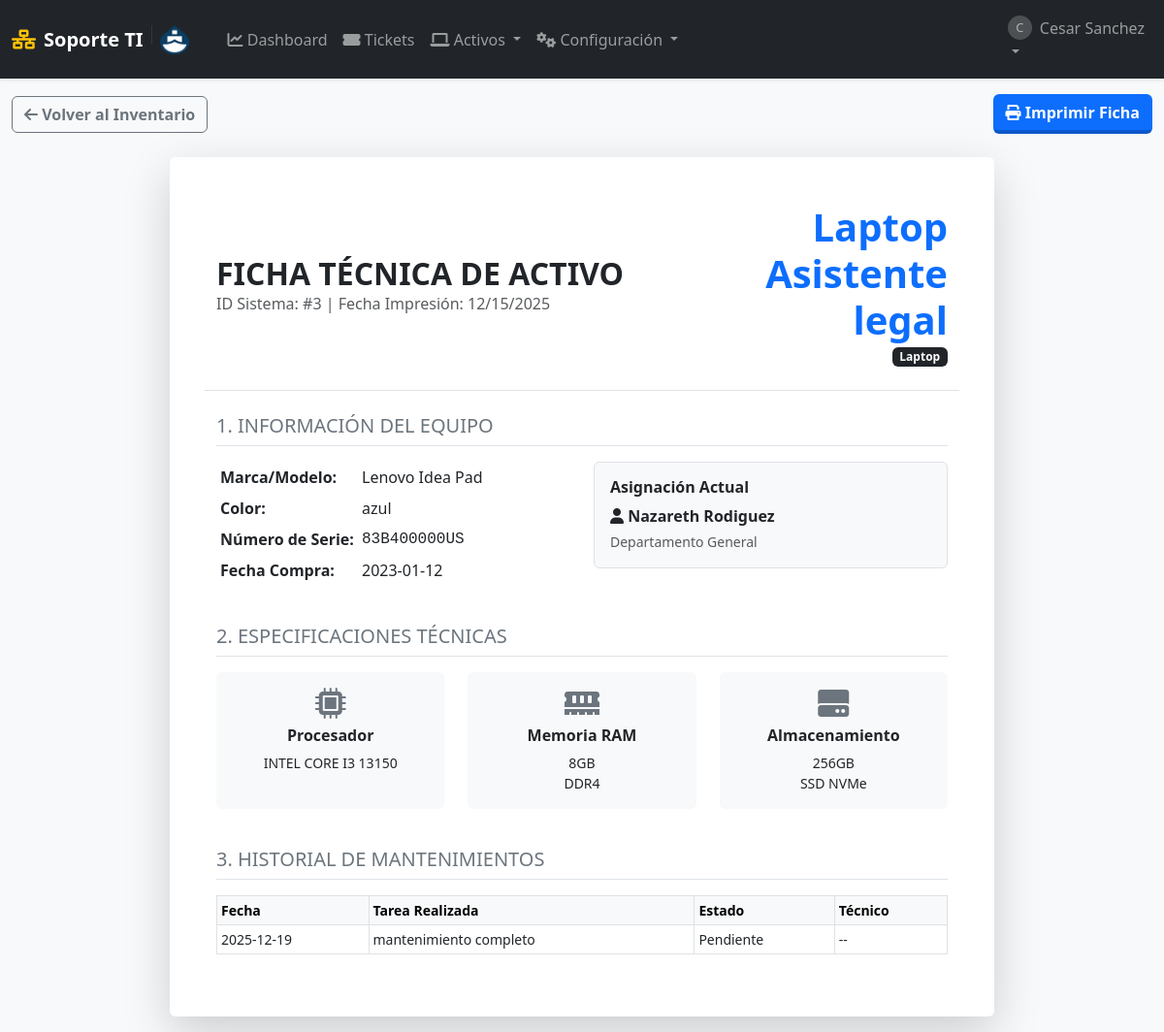
/equipos/ver/3 (signed in), run on an earlier commit of the app's database.
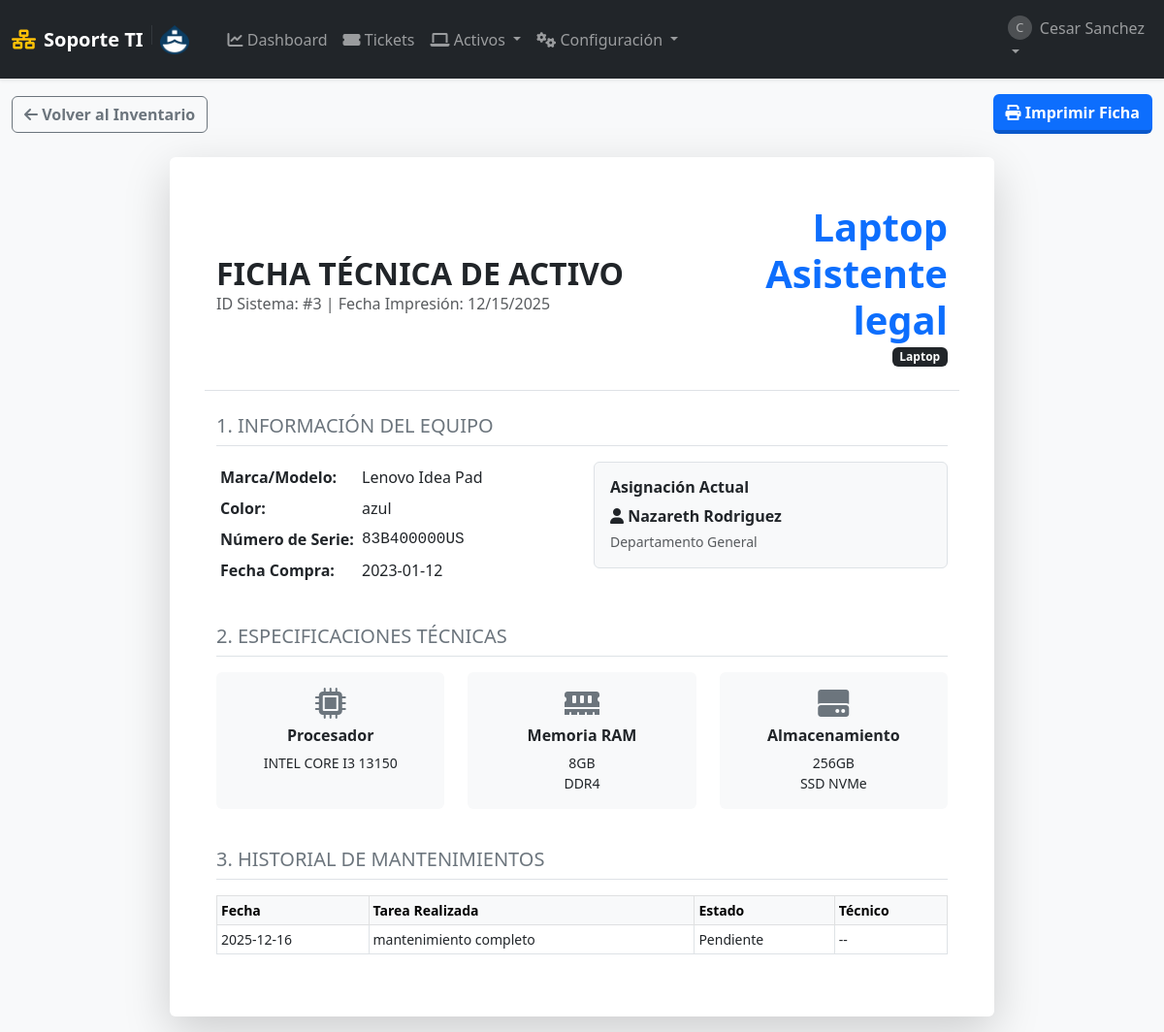
And on a later commit of the database.
### tables this page shows
CREATE TABLE usuarios (
            id INTEGER PRIMARY KEY AUTOINCREMENT,
            username TEXT UNIQUE NOT NULL,
            email TEXT UNIQUE,
            password_hash TEXT NOT NULL,
            role TEXT NOT NULL DEFAULT 'user' CHECK(role IN ('admin', 'user', 'tecnico')),
            departamento TEXT,
            fecha_creacion TIMESTAMP DEFAULT CURRENT_TIMESTAMP
        );

CREATE TABLE mantenimientos (
            id INTEGER PRIMARY KEY AUTOINCREMENT,
            equipo_id INTEGER NOT NULL,
            titulo TEXT NOT NULL,
            fecha_programada DATE NOT NULL,
            estado TEXT DEFAULT 'Pendiente',
            tecnico_asignado_id INTEGER, motivo_reprogramacion TEXT,
            FOREIGN KEY (equipo_id) REFERENCES equipos (id) ON DELETE CASCADE,
            FOREIGN KEY (tecnico_asignado_id) REFERENCES usuarios (id) ON DELETE SET NULL
        );

### app.py (the view)
@app.route('/equipos/ver/<int:equipo_id>')
@login_required
def ver_equipo(equipo_id):
    db = get_db()
    equipo = db.execute("SELECT e.*, u.username as usuario_asignado, u.departamento FROM equipos e LEFT JOIN usuarios u ON e.usuario_asignado_id = u.id WHERE e.id = ?", (equipo_id,)).fetchone()
    if not equipo:
        flash('Equipo no encontrado.', 'danger')
        return redirect(url_for('lista_equipos'))
    historial = db.execute("SELECT * FROM mantenimientos WHERE equipo_id = ? ORDER BY fecha_programada DESC", (equipo_id,)).fetchall()
    return render_template('ver_equipo.html', equipo=equipo, historial=historial)

### app.py (called while the page is built)
def get_db():
    if 'db' not in g:
        g.db = sqlite3.connect(app.config['DB_FILE'])
        g.db.row_factory = sqlite3.Row
        g.db.execute("PRAGMA foreign_keys = ON")
    return g.db

def login_required(f):
    @wraps(f)
    def decorated_function(*args, **kwargs):
        if 'user_id' not in session:
            flash('Por favor, inicia sesión.', 'warning')
            return redirect(url_for('login'))
        return f(*args, **kwargs)
    return decorated_function

### templates/ver_equipo.html (shortened to what the changed rows need)
{% extends "layout.html" %}
{% block content %}
<div class="card shadow-lg border-0 mx-auto ficha-tecnica" style="max-width: 850px;">
    <div class="card-body p-5">
        <div class="row border-bottom pb-4 mb-4 align-items-center">
            <div class="col-8">
                <h2 class="fw-bold text-uppercase mb-0">Ficha Técnica de Activo</h2>
            </div>
        </div>
        <div class="row mb-4">
            <div class="col-md-6">
                <div class="p-3 bg-light rounded border">
                    {% if equipo.usuario_asignado %}
                        <p class="mb-1"><i class="fas fa-user"></i> <strong>{{ equipo.usuario_asignado }}</strong></p>
                        <p class="mb-0 small text-muted">{{ equipo.departamento or 'Departamento General' }}</p>
                    {% else %}
                        <p class="text-success mb-0"><i class="fas fa-box"></i> Disponible en Stock</p>
                    {% endif %}
                </div>
            </div>
        </div>
        <table class="table table-bordered table-sm small">
            <thead class="table-light">
                <tr>
                    <th>Fecha</th>
                    <th>Tarea Realizada</th>
                    <th>Estado</th>
                    <th>Técnico</th>
                </tr>
            </thead>
            <tbody>
                {% for mant in historial %}
                <tr>
                    <td>{{ mant.fecha_programada }}</td>
                    <td>{{ mant.titulo }}</td>
                    <td>{{ mant.estado }}</td>
                    <td>{{ mant.tecnico_asignado_id or '--' }}</td>
                </tr>
                {% else %}
                <tr><td colspan="4" class="text-center text-muted">Sin mantenimientos registrados</td></tr>
                {% endfor %}
            </tbody>
        </table>
    </div>
</div>
{% endblock %}

What changed in the data, as far as the page shows it:
removed usuarios: usuario_asignado "Nazareth Rodiguez"
removed mantenimientos: fecha_programada "2025-12-19", titulo "mantenimiento completo", estado "Pendiente", tecnico_asignado_id "--"
now on this page (row unchanged): usuarios: usuario_asignado "Nazareth Rodriguez"
added mantenimientos: fecha_programada "2025-12-16", titulo "mantenimiento completo", estado "Pendiente", tecnico_asignado_id "--"
